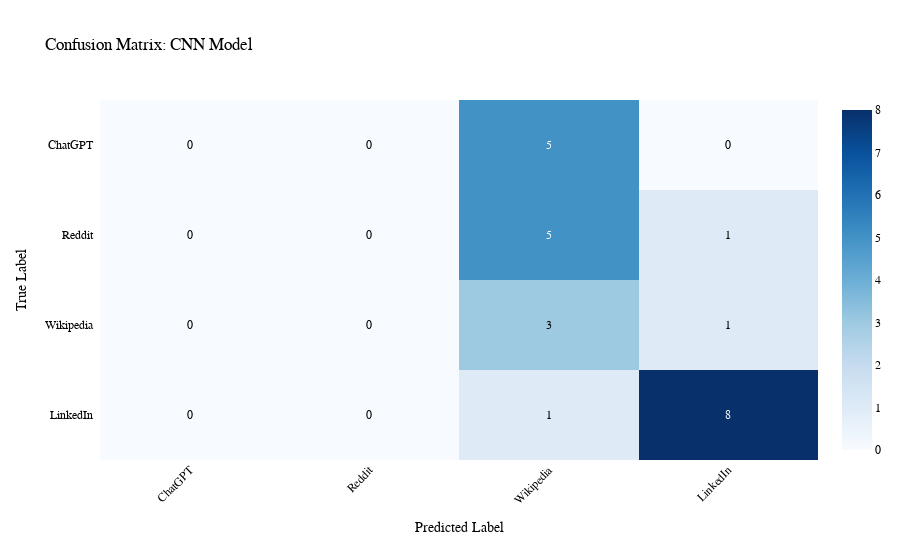

The notebook cell this image was saved under:
### Code cell
import numpy as np
from sklearn.metrics import confusion_matrix
import plotly.figure_factory as ff

# === Step 1: Define label mapping
label_mapping = {
    'ChatGPT': 0,
    'Reddit': 1,
    'Wikipedia': 2,
    'LinkedIn': 3
}

# === Step 2: Reverse mapping for display
index_to_label = {v: k for k, v in label_mapping.items()}

# === Step 3: Numeric label order
numeric_labels = list(index_to_label.keys())  # [0, 1, 2, 3]

# === Step 4: Compute confusion matrix using CNN predictions
cm = confusion_matrix(y_true, y_pred, labels=numeric_labels)

# === Step 5: Label order for axis display
website_names = [index_to_label[i] for i in numeric_labels]

# === Step 6: Define heatmap function
def create_confusion_matrix_heatmap(cm, labels, title, color_scale='Blues'):
    text_values = [[str(val) for val in row] for row in cm]

    fig = ff.create_annotated_heatmap(
        z=cm,
        x=labels,
        y=labels,
        annotation_text=text_values,
        colorscale=color_scale,
        showscale=True
    )

    fig.update_layout(
        title_text=title,
        xaxis_title="Predicted Label",
        yaxis_title="True Label",
        xaxis_side="bottom",
        yaxis_autorange='reversed',
        xaxis=dict(tickangle=-45),
        margin=dict(l=100, r=50, t=100, b=100),
        font=dict(family='Arial', size=12, color='black'),
        plot_bgcolor='white',
        paper_bgcolor='white'
    )

    fig.update_xaxes(type='category')
    fig.update_yaxes(type='category')
    return fig

# === Step 7: Plot the CNN confusion matrix
fig_cm_cnn = create_confusion_matrix_heatmap(
    cm, website_names, 'Confusion Matrix: CNN Model', color_scale='Blues'
)

fig_cm_cnn.show()

### Figure 1 — Plotly figure (JSON) as saved in the notebook; plotly's stock layout.template omitted (floating-point values rounded to 4 significant figures)
{"data": [{"colorscale": [[0, "rgb(247,251,255)"], [0.125, "rgb(222,235,247)"], [0.25, "rgb(198,219,239)"], [0.375, "rgb(158,202,225)"], [0.5, "rgb(107,174,214)"], [0.625, "rgb(66,146,198)"], [0.75, "rgb(33,113,181)"], [0.875, "rgb(8,81,156)"], [1, "rgb(8,48,107)"]], "reversescale": false, "showscale": true, "type": "heatmap", "x": ["ChatGPT", "Reddit", "Wikipedia", "LinkedIn"], "y": ["ChatGPT", "Reddit", "Wikipedia", "LinkedIn"], "z": [[0, 0, 5, 0], [0, 0, 5, 1], [0, 0, 3, 1], [0, 0, 1, 8]]}], "layout": {"annotations": [{"font": {"color": "#000000"}, "showarrow": false, "text": "0", "x": "ChatGPT", "xref": "x", "y": "ChatGPT", "yref": "y"}, {"font": {"color": "#000000"}, "showarrow": false, "text": "0", "x": "Reddit", "xref": "x", "y": "ChatGPT", "yref": "y"}, {"font": {"color": "#FFFFFF"}, "showarrow": false, "text": "5", "x": "Wikipedia", "xref": "x", "y": "ChatGPT", "yref": "y"}, {"font": {"color": "#000000"}, "showarrow": false, "text": "0", "x": "LinkedIn", "xref": "x", "y": "ChatGPT", "yref": "y"}, {"font": {"color": "#000000"}, "showarrow": false, "text": "0", "x": "ChatGPT", "xref": "x", "y": "Reddit", "yref": "y"}, {"font": {"color": "#000000"}, "showarrow": false, "text": "0", "x": "Reddit", "xref": "x", "y": "Reddit", "yref": "y"}, {"font": {"color": "#FFFFFF"}, "showarrow": false, "text": "5", "x": "Wikipedia", "xref": "x", "y": "Reddit", "yref": "y"}, {"font": {"color": "#000000"}, "showarrow": false, "text": "1", "x": "LinkedIn", "xref": "x", "y": "Reddit", "yref": "y"}, {"font": {"color": "#000000"}, "showarrow": false, "text": "0", "x": "ChatGPT", "xref": "x", "y": "Wikipedia", "yref": "y"}, {"font": {"color": "#000000"}, "showarrow": false, "text": "0", "x": "Reddit", "xref": "x", "y": "Wikipedia", "yref": "y"}, {"font": {"color": "#000000"}, "showarrow": false, "text": "3", "x": "Wikipedia", "xref": "x", "y": "Wikipedia", "yref": "y"}, {"font": {"color": "#000000"}, "showarrow": false, "text": "1", "x": "LinkedIn", "xref": "x", "y": "Wikipedia", "yref": "y"}, {"font": {"color": "#000000"}, "showarrow": false, "text": "0", "x": "ChatGPT", "xref": "x", "y": "LinkedIn", "yref": "y"}, {"font": {"color": "#000000"}, "showarrow": false, "text": "0", "x": "Reddit", "xref": "x", "y": "LinkedIn", "yref": "y"}, {"font": {"color": "#000000"}, "showarrow": false, "text": "1", "x": "Wikipedia", "xref": "x", "y": "LinkedIn", "yref": "y"}, {"font": {"color": "#FFFFFF"}, "showarrow": false, "text": "8", "x": "LinkedIn", "xref": "x", "y": "LinkedIn", "yref": "y"}], "font": {"color": "black", "family": "Arial", "size": 12}, "margin": {"b": 100, "l": 100, "r": 50, "t": 100}, "paper_bgcolor": "white", "plot_bgcolor": "white", "title": {"text": "Confusion Matrix: CNN Model"}, "xaxis": {"dtick": 1, "gridcolor": "rgb(0, 0, 0)", "side": "bottom", "tickangle": -45, "ticks": "", "title": {"text": "Predicted Label"}, "type": "category"}, "yaxis": {"autorange": "reversed", "dtick": 1, "ticks": "", "ticksuffix": "  ", "title": {"text": "True Label"}, "type": "category"}}}
